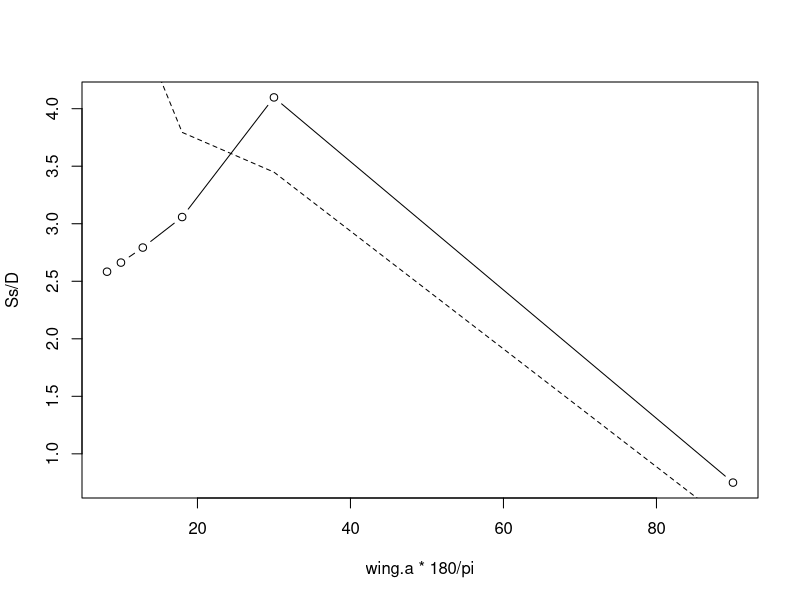
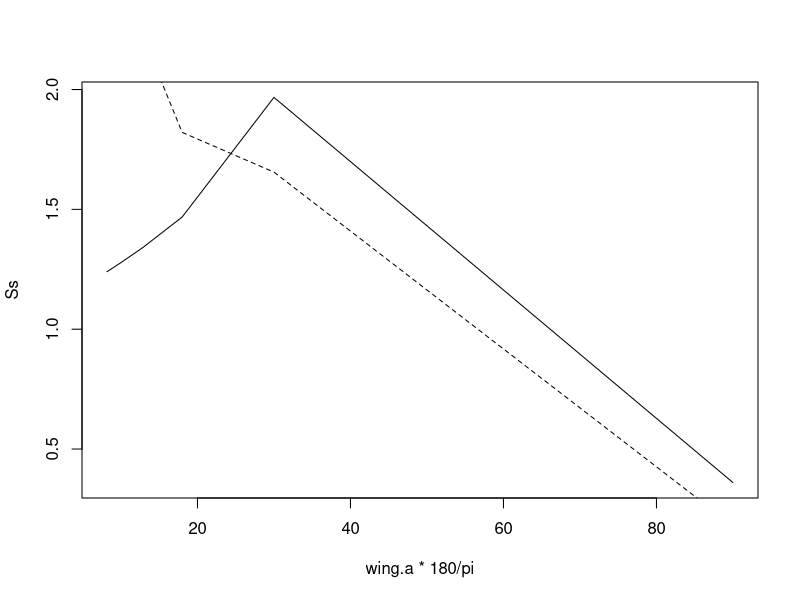
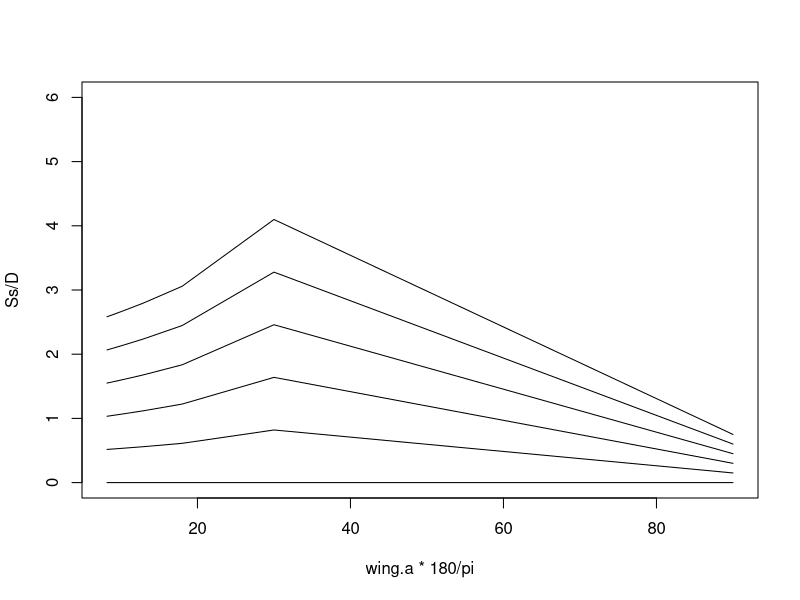
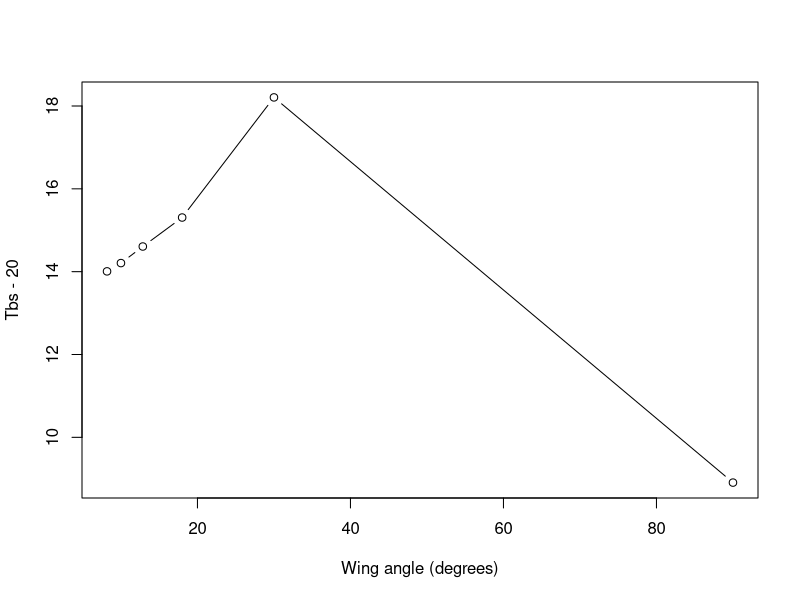

Source code (R) for these figures, in order:
#' @title Operative Environmental Temperature of a Butterfly
#'
#' @description Predicts body temperatures (operative environmental temperatures) of a butterfly in C.
#'  \cr \cr
#'  Based on \insertCite{Kingsolver1983;textual}{TrenchR} and \insertCite{Buckley2012;textual}{TrenchR}.
#' 
#' @param T_a \code{numeric} air temperature in C.
#'
#' @param Tg  \code{numeric} surface temperature in C in the sunlight.
#'
#' @param Tg_sh \code{numeric} surface temperature in C in the shade.
#'
#' @param u \code{numeric} wind speed in m / s.
#'
#' @param H_sdir \code{numeric} direct solar radiation flux in W / \ifelse{html}{\out{m<sup>2</sup>}}{\eqn{m^2}{ASCII}}.
#'
#' @param H_sdif \code{numeric} diffuse solar radiation flux in W / \ifelse{html}{\out{m<sup>2</sup>}}{\eqn{m^2}{ASCII}}.
#'
#' @param z \code{numeric} solar zenith angle in degrees.
#'
#' @param D \code{numeric} thoracic diameter in cm.
#'
#' @param delta \code{numeric} thoracic fur thickness in mm.
#' 
#' @param HB \code{numeric} dorsal hindwing solar absorbtivity as a proportion. Range for Colias is 0.4 to 0.7.
#'
#' @param PV \code{numeric} posterior ventral hindwing solar absorbtivity as a proportion. 
#'
#' @param r_g \code{numeric} substrate solar reflectivity (proportion), see \insertCite{Kingsolver1983;textual}{TrenchR}.
#' 
#' @param wing_angle \code{numeric} wing angle (degree) during basking
#'
#' @param shade \code{logical} indicator whether body temperature should be calculate in sun (\code{FALSE}) or shade (\code{TRUE}).
#'
#' @return \code{numeric} predicted body (operative environmental) temperature (C).
#'
#' @details 
#'  Thermal radiative flux is calculated following \insertCite{Gates1980;textual}{TrenchR} based on \insertCite{Swinbank1960;textual}{TrenchR} and \insertCite{Kingsolver1983;textual}{TrenchR} estimates using the Brunt equation with black body sky temperature from \insertCite{Swinbank1963;textual}{TrenchR}.
#'
#' @family biophysical models
#'
#' @export
#'
#' @references
#'   \insertAllCited{}
#'
#' @examples
#'   Tb_butterfly(
#'     T_a = 25, 
#'     Tg = 25, 
#'     Tg_sh = 20, 
#'     u = 0.4, 
#'     H_sdir = 300, 
#'     H_sdif = 100, 
#'     z = 30, 
#'     D = 0.36, 
#'     delta = 1.46, 
#'     HB = 0.6,
#'     PV=0.6, 
#'     r_g = 0.3)
#'
Tb_butterfly <- function (T_a, Tg, Tg_sh, u, H_sdir, H_sdif, z, D, delta, HB, PV, r_g = 0.3, wing_angle=42, shade = FALSE) {
  
  stopifnot(u >= 0, H_sdir >= 0, H_sdif >= 0, z >= -90, z <= 90, D > 0, delta >= 0, HB >= 0, PV >= 0, r_g >= 0, r_g <= 1, shade %in% c(FALSE, TRUE) )  
  
  # conversions
  
  # temperatures C to K
  
  TaK <- T_a + 273.15
  TaK_sh <- TaK
  Tg <- Tg + 273.15 
  Tg_sh <- Tg_sh + 273 
  
  # wind speed m/s to cm/s
  
  u <- u *100  
  
  # solar flux W/m2 to mW/cm2
  
  H_sdir <- H_sdir / 10 
  H_sdif <- H_sdif / 10
  
  # thoracic fur thickness mm to cm
  
  delta <- delta / 10     
  
  
  # Total solar radiation
  
  H_sttl <- H_sdir + H_sdif
  
  
  # Butterfly Parameters
  
  # surface emisivity, ranges from 0.95-1
  
  epsilon_s <- 0.97; 
  
  # Stefan-Boltzman constant, mW cm^-2 K^04 or 5.67*10^-8 W m-2 K-4
  
  sigma <- 5.67*10^-9 
  
  # butterfly thermal emmissivity
  
  Ep <- 1 
  
  # k_e- thermal conductivity of the fur, 1.3mWcm^-1*K^-1
  
  k_e <- 1.3; 
  
  # r_i- body radius from Kingsolver 1983
  
  r_i <- 0.15 
  
  # approximate thermal conductivity of air, mWcm^-1*K^-1
  
  k_a <- 0.25
  
  #  kinematic viscocity of air, cm^2/s at 300K 
  #     http://www.engineeringtoolbox.com/air-absolute-kinematic-viscosity-d_601.html
  
  v <- 15.68 * 10^-2  
  
  #-----
  #https://www.jstor.org/stable/pdf/4217669.pdf
  #S #area for radiation intercepted
  wing.angle= wing_angle*pi/180   #angle from vertical in radians, angle for pontia during flight, wing spread angle of 42degrees
  
  #calculate values for integers above and below then interpolate
  n=c(5,4,3,2,1,0)
  wing.as= pi/(2*(1+2*n))
  #find ns below and above

  diffs= wing.angle - wing.as
  if(min(diffs)<0 & max(diffs)>0){
  low.a=  wing.as[ which(diffs== min(diffs[diffs>0]) )]
  high.a= wing.as[ which(diffs== max(diffs[diffs<0]) )]

  #radiation intercepted
  OC_low= (r+r/tan(low.a))*(1+tan(2*low.a)/tan(low.a))
  S_low= 2*OC_low*sin(low.a)
  OC_high= (r+r/tan(high.a))*(1+tan(2*high.a)/tan(high.a))
  S_high= 2*OC_high*sin(high.a)

  #interpolate
  S= S_low+((wing.angle-low.a)/(high.a-low.a))*(S_high-S_low)
  }

  if(max(diffs)<0){
    OC= (r+r/tan(max(wing.as)))*(1+tan(2*max(wing.as))/tan(max(wing.as)))
    S= 2*OC*sin(max(wing.as))
  }
  if(min(diffs)>0){
    O= (r+r/tan(min(wing.as)))*(1+tan(2*min(wing.as))/tan(min(wing.as)))
    S= 2*OC*sin(min(wing.as))
  }
  if(min(abs(diffs))==0){
    OC= (r+r/tan(wing.angle))*(1+tan(2*wing.angle)/tan(wing.angle))
    S= 2*OC*sin(wing.angle)
  }
  
  S= S*HB #account for reflectance
  #UPDATE for HV and PV melanism
  #HV: increase absorbance during basking
  #PV: increase absorbance during heat avoidance
  
  L=0.915  #0.915 #calculate area for solar radiation using FWL, look for body length
  
  # convert length to area 
  # how to calculate absorptivity from wing traits
  #------
  
  A_sdir=S*L
  
  # total surface area cm^2 as area of cylinder without ends
  A_sttl <- pi * D * 2 
  
  #-----------------------------
  #UPDATE RADIATION ESTIMATES
  
  # reflected surface areas 
  A_sref <- A_sttl
  
  # RADIATIVE HEAT FLUx, mW
  
  #For Colias: Q_s <- alpha * A_sdir * H_sdir / cos(z * pi / 180) + alpha * A_sref * H_sdif + alpha * r_g * A_sref * H_sttl  
  
  Q_s <- A_sdir * H_sdir / cos(z * pi / 180) + 0.5*(PV+HB) * A_sref * H_sdif + HB * r_g * A_sref * H_sttl  
  #direct radiation already accounts for absorptivity
  #average PV and HB absorptivity for diffuse radiation
  #HB for reflected radiation assuming reflected off surface
  
  #-----------------------------
  
  # THERMAL RADIATIVE FLUX in K
  
  # black body sky temperature from Swinbank 1963
  
  # Tsky <- 0.0552*(TaK)^1.5 
  
  # Gates 1980 Biophysical ecology based on Swinbank 1960, Kingsolver (1983) estimates using Brunt equation
  
  Tsky <- (1.22 * T_a - 20.4) + 273.15 
  
  # Q_t <- 0.5* A_sttl * Ep * sigma * (Tb^4 - Tsky^4) +0.5* A_sttl * Ep * sigma * (Tb^4 - Tg^4)
  
  
  # CONVECTIVE HEAT FLUX
  
  # Reynolds number- ratio of interval viscous forces
  
  R_e <- u * D / v
  
  # Nusselt number- dimensionless conductance
  
  N_u <- 0.6 * R_e^0.5
  
  # Kingsolver 1983
  
  # N_u <- 2.3 
  
  
  h_c <- N_u * k_a / D;
  
  
  # total convective heat transfer coefficient
  
  h_T <- (1 / h_c + (r_i + delta) * log((r_i + delta) / r_i) / k_e)^-1;  
  
  # convective heat transfer surface area
  
  # A_c <- A_sttl
  
  # Q_c <- h_T * A_c * (Tb-T_a)
  
  # Solution 
  
  a <- A_sttl * Ep * sigma
  b <- h_T * A_sttl
  d <- h_T * A_sttl * TaK +0.5 * A_sttl * Ep * sigma * Tsky^4 + 0.5 * A_sttl * Ep * sigma * (Tg)^4 + Q_s
  
  # in K
  
  Te <- 1 / 2 * sqrt((2 * b) / (a * sqrt((sqrt(3) * sqrt(256 * a^3 * d^3 + 27 * a^2 * b^4) + 9 * a * b^2)^(1 / 3) / (2^(1 / 3) * 3^(2 / 3) * a) - (4 * (2 / 3)^(1 / 3) * d) / (sqrt(3) * sqrt(256 * a^3 * d^3 + 27 * a^2 * b^4) + 9 * a * b^2)^(1 / 3))) - (sqrt(3) * sqrt(256 * a^3 * d^3 + 27 * a^2 * b^4) + 9 * a * b^2)^(1 / 3) / (2^(1 / 3) * 3^(2 / 3) * a) + (4 * (2 / 3)^(1 / 3) * d) / (sqrt(3) * sqrt(256 * a^3 * d^3 + 27 * a^2 * b^4) + 9 * a * b^2)^(1 / 3)) - 1 / 2 * sqrt((sqrt(3) * sqrt(256 * a^3 * d^3 + 27 * a^2 * b^4) + 9 * a * b^2)^(1 / 3) / (2^(1 / 3) * 3^(2 / 3) * a) - (4 * (2 / 3)^(1 / 3) * d) / (sqrt(3) * sqrt(256 * a^3 * d^3 + 27 * a^2 * b^4) + 9 * a * b^2)^(1 / 3)) 
  
  # in C
  
  Te= Te - 273.15
  #-----------------
  
  # Shade Adjustments
  # At 40-42C, assume closed wing heat avoidance posture, wing angle=0
  #orient parallel to solar radiation
  
    A_sdir=0 #close wings, no reflectance basking
    
    # total surface area cm^2 as area of cylinder without ends
    A_sttl <- pi * D * 2 
    
    #-----------------------------
    #UPDATE RADIATION ESTIMATES
    
    # reflected surface areas
    A_sref <- A_sttl
    
    # No direct radiation, only diffuse and reflected
    H_sdir_sh <- 0
    H_sdif_sh <- H_sdif
    H_sttl_sh <- H_sdir_sh + H_sdif
    
    # RADIATIVE HEAT FLUx, mW
    Q_s <- HB * A_sref * H_sdif_sh + HB * r_g * A_sref * H_sttl_sh  
    
    #direct radiation already accounts for absorptivity
    
    # Solution 
    a <- A_sttl * Ep * sigma
    b <- h_T * A_sttl
    d <- h_T * A_sttl * TaK +0.5 * A_sttl * Ep * sigma * Tsky^4 + 0.5 * A_sttl * Ep * sigma * (Tg_sh)^4 + Q_s
    
    # in K
    
    Te_sh <- 1 / 2 * sqrt((2 * b) / (a * sqrt((sqrt(3) * sqrt(256 * a^3 * d^3 + 27 * a^2 * b^4) + 9 * a * b^2)^(1 / 3) / (2^(1 / 3) * 3^(2 / 3) * a) - (4 * (2 / 3)^(1 / 3) * d) / (sqrt(3) * sqrt(256 * a^3 * d^3 + 27 * a^2 * b^4) + 9 * a * b^2)^(1 / 3))) - (sqrt(3) * sqrt(256 * a^3 * d^3 + 27 * a^2 * b^4) + 9 * a * b^2)^(1 / 3) / (2^(1 / 3) * 3^(2 / 3) * a) + (4 * (2 / 3)^(1 / 3) * d) / (sqrt(3) * sqrt(256 * a^3 * d^3 + 27 * a^2 * b^4) + 9 * a * b^2)^(1 / 3)) - 1 / 2 * sqrt((sqrt(3) * sqrt(256 * a^3 * d^3 + 27 * a^2 * b^4) + 9 * a * b^2)^(1 / 3) / (2^(1 / 3) * 3^(2 / 3) * a) - (4 * (2 / 3)^(1 / 3) * d) / (sqrt(3) * sqrt(256 * a^3 * d^3 + 27 * a^2 * b^4) + 9 * a * b^2)^(1 / 3)) 
    
    # in C
    
    Te_sh= Te_sh - 273.15
    
    #MODEL THERMOREGULATION
    #Choose available temperature closest to 35C
    if(!is.na(Te) & !is.na(Te_sh)){
      #select Tb closest to preferred of 35C temperature
      bounds=sort(c(Te, Te_sh))
      all.temps= seq(bounds[1], bounds[2], 0.1) 
      Te= all.temps[which.min(abs(all.temps-(35+273) ))]
    } #end check data
  
  return(Te)
} 

#Plasticity: https://doi.org/10.1093/icb/38.3.545
#Kingsolver, J. G. 1987. Evolution and coadaptation of thermoregulatory behavior and wing pigmentation
#pattern in pierid butterflies. Evolution 41:472—490.
#P. occidentalis
#Longday= 16 hr light; shortday= 10 hr light

#----
#Thermoregulatory significance of wing melanization in Pieris butterflies: Physics, posture, and pattern
#https://www.jstor.org/stable/pdf/4217669.pdf
#reflectance model
#a dimensionless wing length, (L/D), the ratio of thermally-effective wing length to body diameter, and a dimensionless amount of radiation intercepted, (S/D). 

#Measurements with a spectroreflectometer (Kingsolver 1983 a) for Pieris show that the white dorsal wing surfaces have a solar reflectivity of more than 0.8, while the reflectivity of the black melanic wing regions is less than 0.3. 

#Thermal ecology of Pieris butterflies (Lepidoptera: Pieridae): a new mechanism of behavioral thermoregulation
#https://www.jstor.org/stable/pdf/4217668.pdf
#Colorado temperature dependence of flight

orient.angle=0 #orientation angle, angle from vertical

wing.angle.d= 45 #angle from vertical
#convert to radians
wing.angle= pi/10   #wing.angle.d*pi/180

#basking during flight initiation: Pontia (42degrees), Pieris (17 degrees)
#basking during flight behavior: Pontia (48degrees), Pieris (23 degrees)

#body radius
r= 0.36/2 #cm CHECK
#wingspan 4.5 to 6.5 cm #https://entnemdept.ufl.edu/creatures/veg/leaf/imported_cabbageworm.htm

R=0.8 #reflectivity
#L #reflective wing length
#S #area for radiation intercepted
#r #body radius

#reflective wing length
L= (r+r/tan(wing.angle))*tan(2*wing.angle)/tan(wing.angle)+r
#check degree vs radians

#radiation intercepted
OC= (r+r/tan(wing.angle))*(1+tan(2*wing.angle)/tan(wing.angle))
S= 2*OC*sin(wing.angle)
S=S*R #check reduction
#For wings of reflectivity R less than 1.0, the radiation intercepted must be reduced appropriately from the values
#of S obtained above. For each reflection from the wing, the radiation intercepted is reduced by a factor R

#S is wing area absorbing direct solar radiation

#Recreate figure 3
#Fig 3: maximum radiation intercepted (S/D), minimum wing length required to intercept maximum radiation (L/D) 

n=c(0, 1, 2, 3, 4, 5)
wing.a= pi/(2*(1+2*n))

Ss= rep(NA, length(wing.a))
Ls= rep(NA, length(wing.a))

for(wing.k in 1: length(wing.a)){
  wing.angle= wing.a[wing.k]
  
  #reflective wing length
  Ls[wing.k]= (r+r/tan(wing.angle))*tan(2*wing.angle)/tan(wing.angle)+r
  
  #radiation intercepted
  OC= (r+r/tan(wing.angle))*(1+tan(2*wing.angle)/tan(wing.angle))
  Ss[wing.k]= 2*OC*sin(wing.angle)
  }

D=0.48 #to produce Fig. 3 #0.36
plot(wing.a*180/pi, Ss/D, type="b")
points(wing.a*180/pi, Ls/D, type="l", lty="dashed")

#plot lengths
plot(wing.a*180/pi, Ss, type="l")
points(wing.a*180/pi, Ls, type="l", lty="dashed")

#-----
#Fig 5
ref= c(0,.2,.4,.6,.8)
plot(wing.a*180/pi, Ss/D, type="l", ylim=c(0,6))
for (ref.k in 1:length(ref)){
points(wing.a*180/pi, Ss*ref[ref.k]/D, type="l")
}

#-----
#Fig 7
wing.a= seq(80,5,-2)

n=c(0, 1, 2, 3, 4, 5)
wing.a= pi/(2*(1+2*n))*180/pi

Tbs= rep(NA, length(wing.a))

for(wing.k in 1: length(wing.a)){
  Tbs[wing.k]= Tb_butterfly( T_a = 20, Tg = 20, Tg_sh = 20, u = 1, 
                            H_sdir = 800, H_sdif = 200, z = 30, D = 0.36, 
                            delta = 1.46, HB = 0.6,  PV = 0.6, r_g = 0.3, wing_angle=wing.a[wing.k])
}
 
plot(wing.a,Tbs-20, xlab="Wing angle (degrees)", type="b")

T_a = 20; Tg = 20; Tg_sh = 20; u = 1; 
H_sdir = 800; H_sdif = 200; z = 30; D = 0.36; 
delta = 1.46; alpha = 0.6; r_g = 0.3; wing_angle=wing.a[1]

#=====================================

Tb_butterfly.mat <- function (Temat, D, delta, HB, PV, r_g = 0.3, wing_angle=42, shade = FALSE) {
  
  #extract from matrix
  Temat= as.numeric(Temat)
  T_a= Temat[1]
  T_a_sh= Temat[2]
  Tg= Temat[3]
  Tg_sh= Temat[4]
  u= Temat[5]
  H_sdir= Temat[6]
  H_sdif= Temat[7]
  z= Temat[8]
  
  # temperatures C to K
  
  TaK <- T_a + 273.15
  TaK_sh <- TaK
  Tg <- Tg + 273.15 
  Tg_sh <- Tg_sh + 273 
  
  # wind speed m/s to cm/s
  
  u <- u *100  
  
  # solar flux W/m2 to mW/cm2
  
  H_sdir <- H_sdir / 10 
  H_sdif <- H_sdif / 10
  
  # thoracic fur thickness mm to cm
  
  delta <- delta / 10     
  
  
  # Total solar radiation
  
  H_sttl <- H_sdir + H_sdif
  
  
  # Butterfly Parameters
  
  # surface emisivity, ranges from 0.95-1
  
  epsilon_s <- 0.97; 
  
  # Stefan-Boltzman constant, mW cm^-2 K^04 or 5.67*10^-8 W m-2 K-4
  
  sigma <- 5.67*10^-9 
  
  # butterfly thermal emmissivity
  
  Ep <- 1 
  
  # k_e- thermal conductivity of the fur, 1.3mWcm^-1*K^-1
  
  k_e <- 1.3; 
  
  # r_i- body radius from Kingsolver 1983
  
  r_i <- 0.15 
  
  # approximate thermal conductivity of air, mWcm^-1*K^-1
  
  k_a <- 0.25
  
  #  kinematic viscocity of air, cm^2/s at 300K 
  #     http://www.engineeringtoolbox.com/air-absolute-kinematic-viscosity-d_601.html
  
  v <- 15.68 * 10^-2  
  
  #-----
  #https://www.jstor.org/stable/pdf/4217669.pdf
  #S #area for radiation intercepted
  wing.angle= wing_angle*pi/180   #angle from vertical in radians, angle for pontia during flight, wing spread angle of 42degrees
  
  #calculate values for integers above and below then interpolate
  n=c(5,4,3,2,1,0)
  wing.as= pi/(2*(1+2*n))
  #find ns below and above
  
  diffs= wing.angle - wing.as
  if(min(diffs)<0 & max(diffs)>0){
    low.a=  wing.as[ which(diffs== min(diffs[diffs>0]) )]
    high.a= wing.as[ which(diffs== max(diffs[diffs<0]) )]
    
    #radiation intercepted
    OC_low= (r+r/tan(low.a))*(1+tan(2*low.a)/tan(low.a))
    S_low= 2*OC_low*sin(low.a)
    OC_high= (r+r/tan(high.a))*(1+tan(2*high.a)/tan(high.a))
    S_high= 2*OC_high*sin(high.a)
    
    #interpolate
    S= S_low+((wing.angle-low.a)/(high.a-low.a))*(S_high-S_low)
  }
  
  if(max(diffs)<0){
    OC= (r+r/tan(max(wing.as)))*(1+tan(2*max(wing.as))/tan(max(wing.as)))
    S= 2*OC*sin(max(wing.as))
  }
  if(min(diffs)>0){
    O= (r+r/tan(min(wing.as)))*(1+tan(2*min(wing.as))/tan(min(wing.as)))
    S= 2*OC*sin(min(wing.as))
  }
  if(min(abs(diffs))==0){
    OC= (r+r/tan(wing.angle))*(1+tan(2*wing.angle)/tan(wing.angle))
    S= 2*OC*sin(wing.angle)
  }
  
  S= S*HB #account for reflectance
  #UPDATE for HV and PV melanism
  #HV: increase absorbance during basking
  #PV: increase absorbance during heat avoidance
  
  L=0.915  #0.915 #calculate area for solar radiation using FWL, look for body length
  
  # convert length to area 
  # how to calculate absorptivity from wing traits
  #------
  
  A_sdir=S*L
  
  # total surface area cm^2 as area of cylinder without ends
  A_sttl <- pi * D * 2 
  
  #-----------------------------
  #UPDATE RADIATION ESTIMATES
  
  # reflected surface areas 
  A_sref <- A_sttl
  
  # RADIATIVE HEAT FLUx, mW
  
  #For Colias: Q_s <- alpha * A_sdir * H_sdir / cos(z * pi / 180) + alpha * A_sref * H_sdif + alpha * r_g * A_sref * H_sttl  
  
  Q_s <- A_sdir * H_sdir / cos(z * pi / 180) + 0.5*(PV+HB) * A_sref * H_sdif + HB * r_g * A_sref * H_sttl  
  #direct radiation already accounts for absorptivity
  #average PV and HB absorptivity for diffuse radiation
  #HB for reflected radiation assuming reflected off surface
  
  #-----------------------------
  
  # THERMAL RADIATIVE FLUX in K
  
  # black body sky temperature from Swinbank 1963
  
  # Tsky <- 0.0552*(TaK)^1.5 
  
  # Gates 1980 Biophysical ecology based on Swinbank 1960, Kingsolver (1983) estimates using Brunt equation
  
  Tsky <- (1.22 * T_a - 20.4) + 273.15 
  
  # Q_t <- 0.5* A_sttl * Ep * sigma * (Tb^4 - Tsky^4) +0.5* A_sttl * Ep * sigma * (Tb^4 - Tg^4)
  
  
  # CONVECTIVE HEAT FLUX
  
  # Reynolds number- ratio of interval viscous forces
  
  R_e <- u * D / v
  
  # Nusselt number- dimensionless conductance
  
  N_u <- 0.6 * R_e^0.5
  
  # Kingsolver 1983
  
  # N_u <- 2.3 
  
  
  h_c <- N_u * k_a / D;
  
  
  # total convective heat transfer coefficient
  
  h_T <- (1 / h_c + (r_i + delta) * log((r_i + delta) / r_i) / k_e)^-1;  
  
  # convective heat transfer surface area
  
  # A_c <- A_sttl
  
  # Q_c <- h_T * A_c * (Tb-T_a)
  
  # Solution 
  
  a <- A_sttl * Ep * sigma
  b <- h_T * A_sttl
  d <- h_T * A_sttl * TaK +0.5 * A_sttl * Ep * sigma * Tsky^4 + 0.5 * A_sttl * Ep * sigma * (Tg)^4 + Q_s
  
  # in K
  
  Te <- 1 / 2 * sqrt((2 * b) / (a * sqrt((sqrt(3) * sqrt(256 * a^3 * d^3 + 27 * a^2 * b^4) + 9 * a * b^2)^(1 / 3) / (2^(1 / 3) * 3^(2 / 3) * a) - (4 * (2 / 3)^(1 / 3) * d) / (sqrt(3) * sqrt(256 * a^3 * d^3 + 27 * a^2 * b^4) + 9 * a * b^2)^(1 / 3))) - (sqrt(3) * sqrt(256 * a^3 * d^3 + 27 * a^2 * b^4) + 9 * a * b^2)^(1 / 3) / (2^(1 / 3) * 3^(2 / 3) * a) + (4 * (2 / 3)^(1 / 3) * d) / (sqrt(3) * sqrt(256 * a^3 * d^3 + 27 * a^2 * b^4) + 9 * a * b^2)^(1 / 3)) - 1 / 2 * sqrt((sqrt(3) * sqrt(256 * a^3 * d^3 + 27 * a^2 * b^4) + 9 * a * b^2)^(1 / 3) / (2^(1 / 3) * 3^(2 / 3) * a) - (4 * (2 / 3)^(1 / 3) * d) / (sqrt(3) * sqrt(256 * a^3 * d^3 + 27 * a^2 * b^4) + 9 * a * b^2)^(1 / 3)) 
  
  # in C
  
  Te= Te - 273.15
  #-----------------
  
  # Shade Adjustments
  # At 40-42C, assume closed wing heat avoidance posture, wing angle=0
  #orient parallel to solar radiation
  
  A_sdir=0 #close wings, no reflectance basking
  
  # total surface area cm^2 as area of cylinder without ends
  A_sttl <- pi * D * 2 
  
  #-----------------------------
  #UPDATE RADIATION ESTIMATES
  
  # reflected surface areas
  A_sref <- A_sttl
  
  # No direct radiation, only diffuse and reflected
  H_sdir_sh <- 0
  H_sdif_sh <- H_sdif
  H_sttl_sh <- H_sdir_sh + H_sdif
  
  # RADIATIVE HEAT FLUx, mW
  Q_s <- HB * A_sref * H_sdif_sh + HB * r_g * A_sref * H_sttl_sh  
  
  #direct radiation already accounts for absorptivity
  
  # Solution 
  a <- A_sttl * Ep * sigma
  b <- h_T * A_sttl
  d <- h_T * A_sttl * TaK +0.5 * A_sttl * Ep * sigma * Tsky^4 + 0.5 * A_sttl * Ep * sigma * (Tg_sh)^4 + Q_s
  
  # in K
  
  Te_sh <- 1 / 2 * sqrt((2 * b) / (a * sqrt((sqrt(3) * sqrt(256 * a^3 * d^3 + 27 * a^2 * b^4) + 9 * a * b^2)^(1 / 3) / (2^(1 / 3) * 3^(2 / 3) * a) - (4 * (2 / 3)^(1 / 3) * d) / (sqrt(3) * sqrt(256 * a^3 * d^3 + 27 * a^2 * b^4) + 9 * a * b^2)^(1 / 3))) - (sqrt(3) * sqrt(256 * a^3 * d^3 + 27 * a^2 * b^4) + 9 * a * b^2)^(1 / 3) / (2^(1 / 3) * 3^(2 / 3) * a) + (4 * (2 / 3)^(1 / 3) * d) / (sqrt(3) * sqrt(256 * a^3 * d^3 + 27 * a^2 * b^4) + 9 * a * b^2)^(1 / 3)) - 1 / 2 * sqrt((sqrt(3) * sqrt(256 * a^3 * d^3 + 27 * a^2 * b^4) + 9 * a * b^2)^(1 / 3) / (2^(1 / 3) * 3^(2 / 3) * a) - (4 * (2 / 3)^(1 / 3) * d) / (sqrt(3) * sqrt(256 * a^3 * d^3 + 27 * a^2 * b^4) + 9 * a * b^2)^(1 / 3)) 
  
  # in C
  
  Te_sh= Te_sh - 273.15
  
  #MODEL THERMOREGULATION
  #Choose available temperature closest to 35C
  if(!is.na(Te) & !is.na(Te_sh) & is.finite(Te) & is.finite(Te_sh)){
    #select Tb closest to preferred of 35C temperature
    bounds=sort(c(Te, Te_sh))
    all.temps= seq(bounds[1], bounds[2], 0.1) 
    Te= all.temps[which.min(abs(all.temps-(35+273) ))]
  } #end check data
  
  return(Te)
} 
